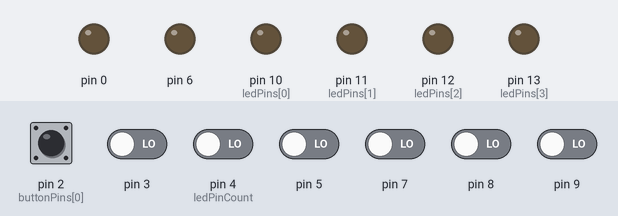
Simulated run of this sketch. Board: Arduino Uno, built with avr-gcc and run on an emulated ATmega328P. On the bench: output pins drawn as LEDs (lit = HIGH). Inputs (shaded band) come from the test bench; at power-on: pin 2 (buttonPins[0]), pin 3, pin 4 (ledPinCount), pin 5, pin 7–9 LOW.

Above: at 1.2 s.
1.3 s: pin 2 (buttonPins[0]) pulled HIGH for 0.15 s
At 1.6 s:
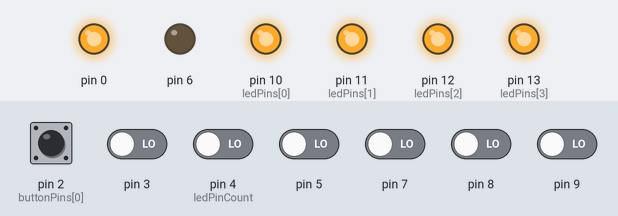
At 3.3 s:
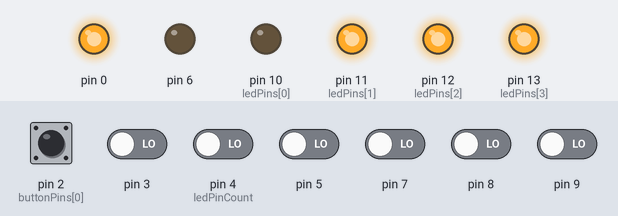
7.3 s: pin 3 driven LOW
Timing chart, 0 to 10.3 s (numbered marks = the images above; inputs shaded):
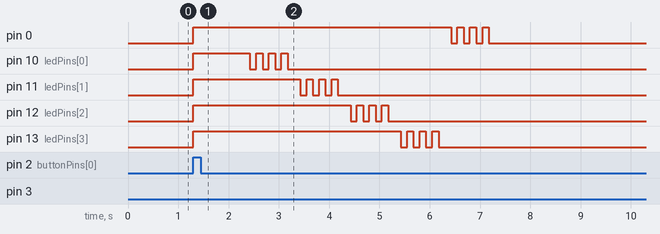

The sketch:

multiple_leds_countdown.ino
```cpp
/*
Multiple LED countdown

Trigger full panel of LEDs, blink each then countdown until all dark.

The circuit:
 * LEDs attached from pin 10 - 12 to ground
 * pushbutton attached to pin 2 from +5V
 * 10K resistor attached to pin 2 from ground

Chase Southard
Feb 2, 2014

*/

// array of LED pins:
const int ledPins[] = {10,11,12,13};
const int ledPinCount = 4;

// array of momentary buttons on pins:
const int buttonPins[] = {2};

// variables will change:
// variable for reading the pushbutton status
int buttonState = 0;

void setupButtonPins() {
  for (int thisPin = 0; thisPin <= 8; thisPin++)  {
    pinMode(buttonPins[thisPin], INPUT);
  }
}

void setupLEDPins() {
  for (int thisPin = 0; thisPin <= 8; thisPin++)  {
    pinMode(ledPins[thisPin], OUTPUT);
  }
}

void setup() {
  setupButtonPins();
  setupLEDPins();
}

void loop() {
  for (int thisPin = 2; thisPin <= 9; thisPin++) {
    detect_and_countdown(thisPin);
  }
}

void detect_and_countdown(int buttonPin) {
  buttonState = digitalRead(buttonPin);

  // check if the pushbutton is pressed.
  // if it is, the buttonState is HIGH:
 if (buttonState == HIGH) {
    // turn LEDs on:
    for(int i=0; i <= ledPinCount; i++) {
      digitalWrite(ledPins[i], HIGH);
    }

    delay(1000);

    for(int i=0; i <= ledPinCount; i++) {
      blink(ledPins[i], 4);
      digitalWrite(ledPins[i], LOW);
    }
  }
}

void blink(int led, int repeats) {
  for(int i=0; i < repeats; i++) {
    digitalWrite(led, HIGH);   // turn the LED on (HIGH is the voltage level)
    delay(125);               // wait for a 0.125 second
    digitalWrite(led, LOW);    // turn the LED off by making the voltage LOW
    delay(125);               // wait for a 0.125 second
  }
}
```

Measured:
- after the input at 1.3 s, pin 0: LOW → HIGH at once, then repeats every 0.25 s: LOW 0.13 s, HIGH 0.13 s; pin 10 (ledPins[0]): LOW → HIGH at once, then repeats every 0.25 s: LOW 0.13 s, HIGH 0.13 s, until it stays LOW from 3.2 s
- after the input at 7.3 s, every drawn part: stays the same
